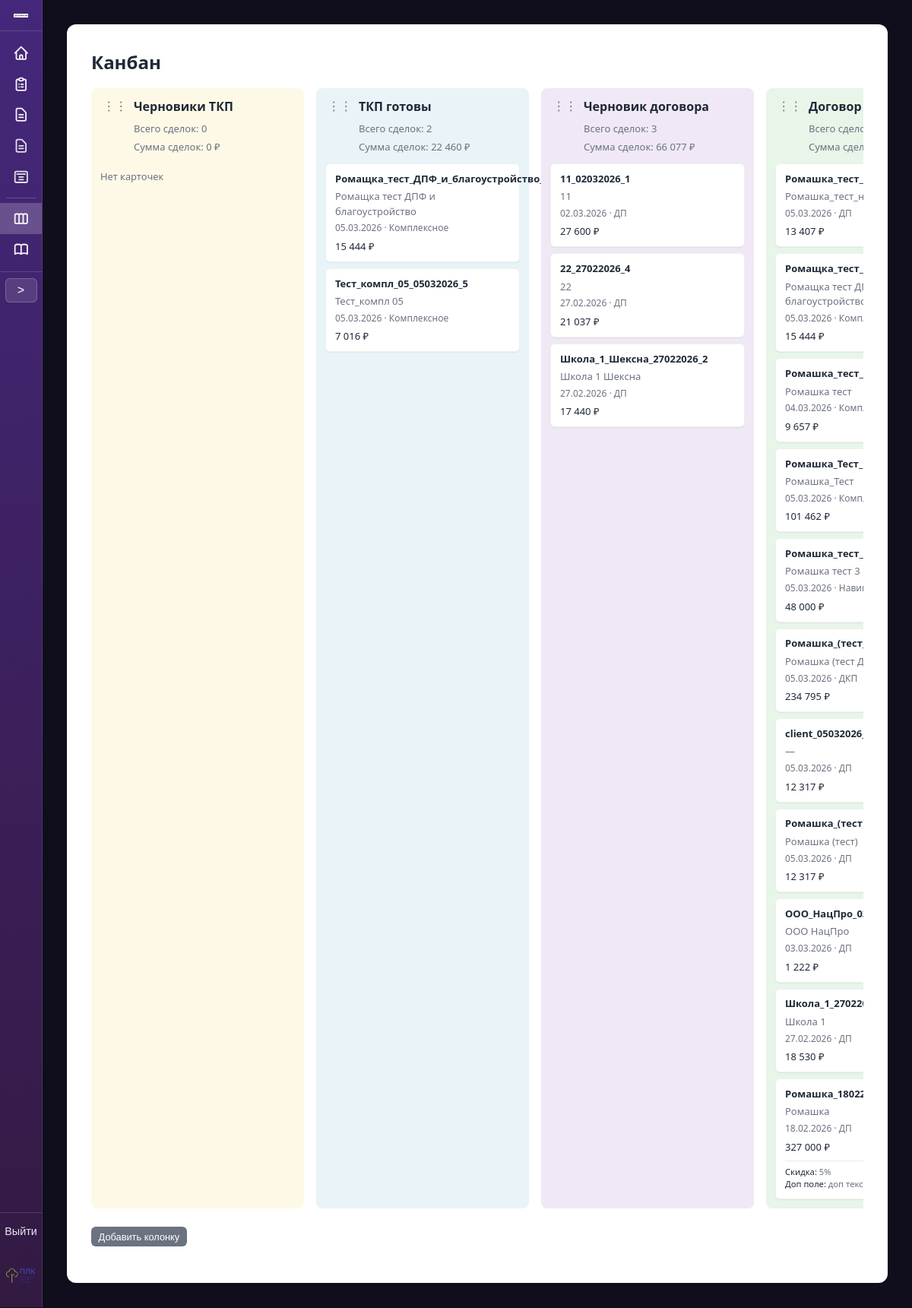
Before: /kanban/ (signed in) with the older database file.
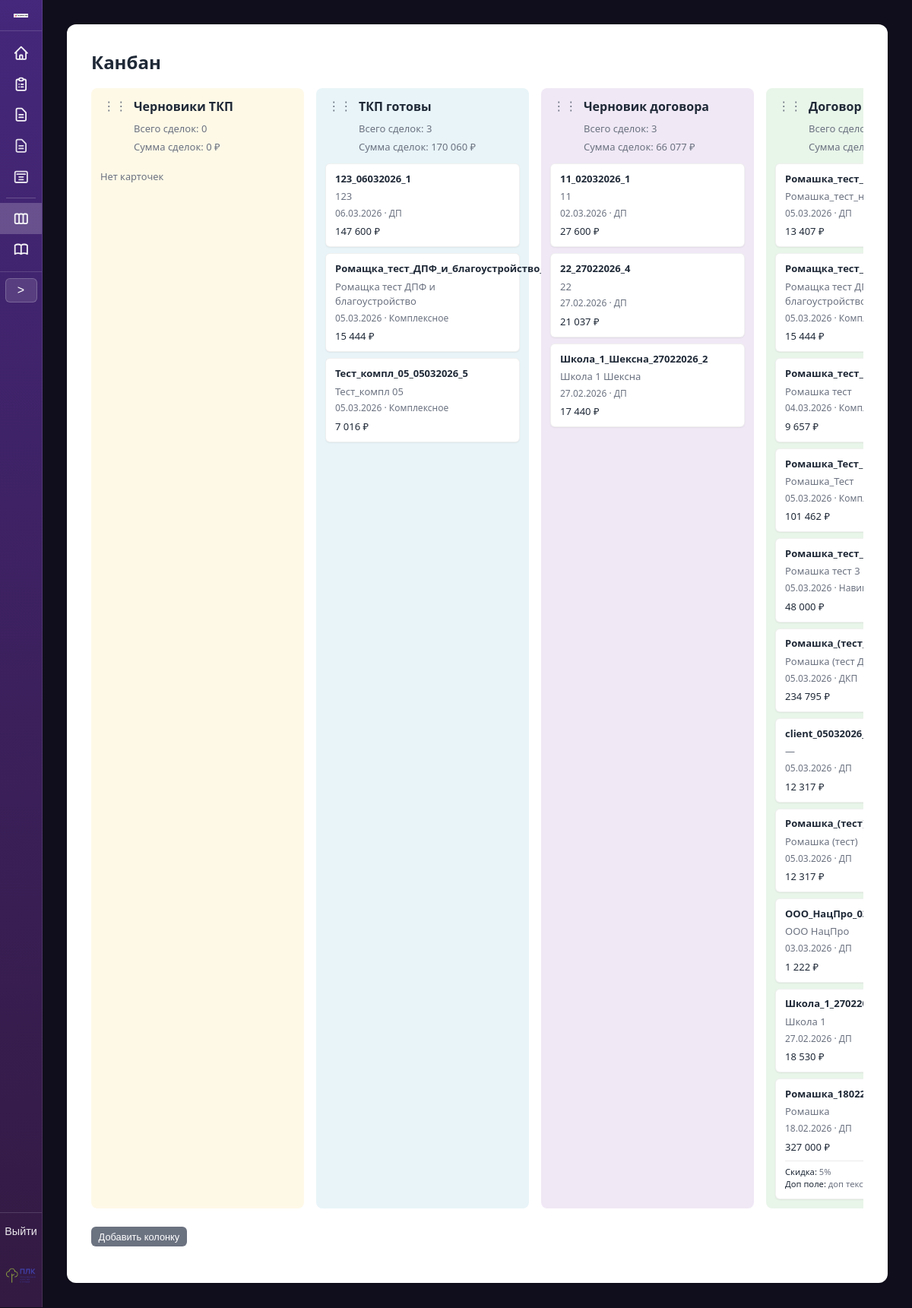
After: the same page with the newer database file.
### proposals/models.py (models this page shows, shortened)
class KanbanColumnTitleOverride(models.Model):
    user = models.ForeignKey(
        settings.AUTH_USER_MODEL,
        on_delete=models.CASCADE,
        related_name='kanban_column_title_overrides',
    )
    column_key = models.CharField('Ключ колонки', max_length=50)
    title = models.CharField('Название', max_length=255)
    class Meta:
        verbose_name = 'Название колонки канбана'
        verbose_name_plural = 'Названия колонок канбана'
        unique_together = [['user', 'column_key']]

class TKPRecord(models.Model):
    STATUS_DRAFT = 'draft'
    STATUS_FINAL = 'final'
    STATUS_CHOICES = [
        (STATUS_DRAFT, 'Черновик'),
        (STATUS_FINAL, 'Итоговый'),
    ]
    date = models.DateField('Дата')
    number = models.CharField('Номер документа', max_length=150, unique=True)
    client = models.CharField('Клиент', max_length=255, blank=True)
    service = models.CharField('Услуга', max_length=255)
    sum_total = models.DecimalField('Сумма', max_digits=15, decimal_places=2, default=0)
    room = models.TextField('Параметры объекта / помещение', blank=True)
    s = models.CharField('Площадь / количество', max_length=100, blank=True)
    text = models.TextField('Произвольный текст из ТКП', blank=True)
    status = models.CharField(
        'Статус',
        max_length=20,
        choices=STATUS_CHOICES,
        default=STATUS_FINAL,
    )
    notes = models.TextField('Заметки по сделке', blank=True, default='')
    rows_json = models.JSONField(
        'Строки комплексного ТКП (позиции)',
        null=True,
        blank=True,
        help_text='Список строк: service_name, comment, srok, unit, quantity, price_per_unit, total',
    )
    created_at = models.DateTimeField('Создано', auto_now_add=True)
    created_by = models.ForeignKey(
        settings.AUTH_USER_MODEL,
        on_delete=models.SET_NULL,
        null=True,
        blank=True,
        related_name='created_tkp_records',
        verbose_name='Владелец',
    )
    class Meta:
        verbose_name = 'Запись ТКП'
        verbose_name_plural = 'Записи ТКП'
        ordering = ['-created_at']

### proposals/views.py (the view)
# urls.py: path('kanban/', views.kanban_view, name='kanban'),
@login_required
@require_http_methods(['GET'])
def kanban_view(request):
    tkp_list = list(TKPRecord.objects.order_by('-created_at'))
    contract_by_tkp = {
        c.tkp_id: c
        for c in ContractRecord.objects.filter(tkp__isnull=False).select_related('tkp')
    }
    default_titles = {
        KANBAN_COL_DRAFT: 'Черновик',
        KANBAN_COL_FINAL: 'Итоговый',
        KANBAN_COL_CONTRACT_DRAFT: 'Договор — черновик',
        KANBAN_COL_CONTRACT_FINAL: 'Договор сформирован',
    }
    title_overrides = {
        o.column_key: o.title
        for o in KanbanColumnTitleOverride.objects.filter(user=request.user)
    }
    custom_columns = list(
        KanbanColumnCustom.objects.filter(user=request.user).order_by('order', 'pk')
    )
    positions = {
        p.tkp_id: p.column_key
        for p in KanbanCardPosition.objects.filter(user=request.user)
    }
    tkp_ids = [t.pk for t in tkp_list]
    custom_fields_qs = KanbanCardField.objects.filter(
        user=request.user, tkp_id__in=tkp_ids
    ).order_by('tkp_id', 'order', 'pk')
    custom_fields_by_tkp = {}
    for f in custom_fields_qs:
        custom_fields_by_tkp.setdefault(f.tkp_id, []).append({'name': f.name, 'value': f.value or ''})
    all_column_keys = [KANBAN_COL_DRAFT, KANBAN_COL_FINAL, KANBAN_COL_CONTRACT_DRAFT, KANBAN_COL_CONTRACT_FINAL]
    columns = {key: {'title': title_overrides.get(key) or default_titles[key], 'cards': [], 'count': 0, 'sum': Decimal(0)} for key in all_column_keys}
    for cc in custom_columns:
        ckey = f'custom_{cc.pk}'
        columns[ckey] = {'title': cc.title, 'cards': [], 'count': 0, 'sum': Decimal(0), 'custom_id': cc.pk}
    for tkp in tkp_list:
        contract = contract_by_tkp.get(tkp.pk)
        col_key = positions.get(tkp.pk) or _kanban_computed_column(tkp, contract)
        if col_key not in columns:
            col_key = _kanban_computed_column(tkp, contract)
        service_display = 'Комплексное' if tkp.service == 'Комплексное ТКП' else tkp.service
        sum_val = tkp.sum_total or Decimal(0)
        card = {
            'tkp_id': tkp.pk,
            'tkp_number': tkp.number,
            'client': tkp.client or '—',
            'date': tkp.date,
            'date_display': tkp.date.strftime('%d.%m.%Y'),
            'service_display': service_display,
            'sum_total': sum_val,
            'sum_display': _format_price(sum_val),
            'contract_id': contract.pk if contract else None,
            'custom_fields': custom_fields_by_tkp.get(tkp.pk, []),
        }
        columns[col_key]['cards'].append(card)
        columns[col_key]['count'] += 1
        columns[col_key]['sum'] += sum_val
    default_order = [
        KANBAN_COL_DRAFT,
        KANBAN_COL_FINAL,
        KANBAN_COL_CONTRACT_DRAFT,
        KANBAN_COL_CONTRACT_FINAL,
    ] + [f'custom_{cc.pk}' for cc in custom_columns]
    try:
        board_order = KanbanBoardOrder.objects.get(user=request.user)
        saved_order = list(board_order.order) if isinstance(board_order.order, list) else []
    except KanbanBoardOrder.DoesNotExist:
        saved_order = []
    ordered_keys = [k for k in saved_order if k in columns] if saved_order else []
    for k in default_order:
        if k not in ordered_keys and k in columns:
            ordered_keys.append(k)
    def col_data(key):
        c = columns.get(key)
        if not c:
            return None
        return {
            'id': key,
            'title': c['title'],
            'cards': c['cards'],
            'count': c['count'],
            'sum': c['sum'],
            'sum_display': _format_price(c['sum']),
            'custom_id': c.get('custom_id'),
        }
    all_columns = [col_data(k) for k in ordered_keys if col_data(k)]
    column_groups = [{'group_title': '', 'columns': all_columns}]
    return render(request, 'proposals/kanban.html', {
        'column_groups': column_groups,
    })

### proposals/views.py (called while the page is built)
def _format_price(value):
    if value is None:
        return ''
    s = str(int(value))
    n = len(s)
    if n <= 3:
        return s
    r = n % 3 or 3
    result = s[:r]
    for i in range(r, n, 3):
        result += ' ' + s[i:i + 3]
    return result

def _kanban_computed_column(tkp, contract):
    if tkp.status == TKPRecord.STATUS_DRAFT:
        return KANBAN_COL_DRAFT
    if tkp.status != TKPRecord.STATUS_FINAL:
        return KANBAN_COL_DRAFT
    if contract is None:
        return KANBAN_COL_FINAL
    if contract.status == ContractRecord.STATUS_DRAFT:
        return KANBAN_COL_CONTRACT_DRAFT
    return KANBAN_COL_CONTRACT_FINAL

### proposals/templates/proposals/kanban.html (shortened to what this page needs)
{% extends "proposals/base.html" %}
{% load proposal_filters %}
{% block container_extra_class %}container--wide{% endblock %}
{% block content %}
<h1 style="margin-bottom: 1rem;">Канбан</h1>
<div class="kanban-board" style="display: flex; gap: 2rem; overflow-x: auto; min-height: 400px; padding-bottom: 0.5rem; align-items: flex-start;">
    {% for group in column_groups %}
    <div class="kanban-group" style="display: flex; flex-direction: column; gap: 0.5rem; flex-shrink: 0; flex: 1;">
        <div class="kanban-group-columns" style="display: flex; gap: 1rem; flex-wrap: nowrap;">
            {% for col in group.columns %}
            <div class="kanban-column" data-column-id="{{ col.id }}" style="flex: 0 0 280px; min-width: 280px; border-radius: 8px; padding: 0.75rem; display: flex; flex-direction: column;">
                <div class="kanban-column-header" style="margin-bottom: 0.75rem; display: flex; align-items: flex-start; gap: 0.35rem;">
                    <span class="kanban-column-drag-handle" draggable="true" data-column-id="{{ col.id }}" title="Переместить колонку" style="cursor: grab; padding: 0.2rem; color: var(--text-muted); font-size: 1rem; line-height: 1; user-select: none;">⋮⋮</span>
                    <div style="flex: 1; min-width: 0;">
                    <h3 class="kanban-col-title-editable" data-column-id="{{ col.id }}" contenteditable="true" style="font-size: 1rem; margin: 0 0 0.5rem; font-weight: 600; outline: none; min-height: 1.5em;">{{ col.title }}</h3>
                    <p style="margin: 0; font-size: 0.8125rem; color: var(--text-muted);">Всего сделок: {{ col.count }}</p>
                    <p style="margin: 0.25rem 0 0; font-size: 0.8125rem; color: var(--text-muted);">Сумма сделок: {{ col.sum_display }} ₽</p>
                    </div>
                </div>
                <div class="kanban-column-cards" data-column-id="{{ col.id }}" style="flex: 1; min-height: 120px; display: flex; flex-direction: column; gap: 0.5rem;">
                    {% for card in col.cards %}
                    <div class="kanban-card" data-tkp-id="{{ card.tkp_id }}" data-column-id="{{ col.id }}" draggable="true"
                         style="background: #fff; border-radius: 6px; padding: 0.6rem 0.75rem; box-shadow: 0 1px 2px rgba(0,0,0,.06); cursor: grab; font-size: 0.8125rem; border: 1px solid rgba(0,0,0,.06);">
                        <div class="kanban-card-number" style="font-weight: 600; margin-bottom: 0.25rem;">{{ card.tkp_number }}</div>
                        <div class="kanban-card-client" style="color: var(--text-muted); margin-bottom: 0.2rem;">{{ card.client }}</div>
                        <div class="kanban-card-meta" style="font-size: 0.75rem; color: var(--text-muted);">
                            {{ card.date_display }} · {{ card.service_display }}
                        </div>
                        <div class="kanban-card-sum" style="margin-top: 0.35rem; font-weight: 500;">{{ card.sum_display }} ₽</div>
                        {% if card.custom_fields %}
                        <div class="kanban-card-custom-fields" style="margin-top: 0.5rem; padding-top: 0.35rem; border-top: 1px solid rgba(0,0,0,.08); font-size: 0.7rem; color: var(--text-muted);">
                            {% for f in card.custom_fields %}
                            <div><span style="color: var(--text);">{{ f.name }}:</span> {{ f.value|default:"—" }}</div>
                            {% endfor %}
                        </div>
                        {% endif %}
                    </div>
                    {% empty %}
                    <p style="font-size: 0.8rem; color: var(--text-muted); margin: 0.5rem 0;">Нет карточек</p>
                    {% endfor %}
                </div>
            </div>
            {% endfor %}
        </div>
    </div>
    {% endfor %}
</div>
<p style="margin-top: 1rem;">
    <button type="button" id="kanban-add-column-btn" class="btn btn-secondary btn-sm">Добавить колонку</button>
</p>
{% endblock %}

Changed rows visible on the page:
added TKPRecord: tkp_number "123_06032026_1", client "123", service_display "ДП"
Other visible differences:
list line gone: "⋮⋮ Всего сделок: 2 Сумма сделок: 22 460 ₽ 05.03.2026 · Комплексное 15 444 ₽ 05.03.2026 · Комплексное 7 016 ₽"
new list line: "⋮⋮ Всего сделок: 3 Сумма сделок: 170 060 ₽ 06.03.2026 · 147 600 ₽ 05.03.2026 · Комплексное 15 444 ₽ 05.03.2026 · Комплексное 7 016 ₽"
list line gone: "ТКП готовы"
new list line: "ТКП готовы"
list line gone: "Ромащка_тест_ДПФ_и_благоустройство_05032026_8 Ромащка тест ДПФ и благоустройство"
new list line: "Ромащка_тест_ДПФ_и_благоустройство_05032026_8 Ромащка тест ДПФ и благоустройство"
list line gone: "Тест_компл_05_05032026_5 Тест_компл 05"
new list line: "Тест_компл_05_05032026_5 Тест_компл 05"
